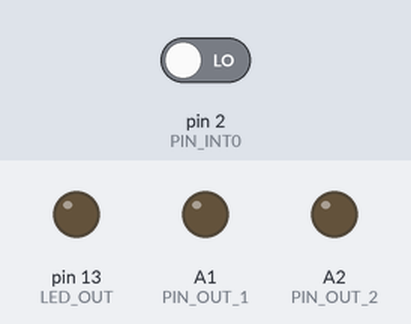
Simulated run of this sketch. Board: Arduino Nano, built with avr-gcc and run on an emulated ATmega328P. On the bench: output pins drawn as LEDs (lit = HIGH). The inputs (shaded band) are chosen by the test bench; at power-on: pin 2 (PIN_INT0) LOW. Sleep ends after the set time or at an interrupt.

Above: at 1.2 s.
1.3 s: pin 2 (PIN_INT0) driven HIGH
At 2.7 s:
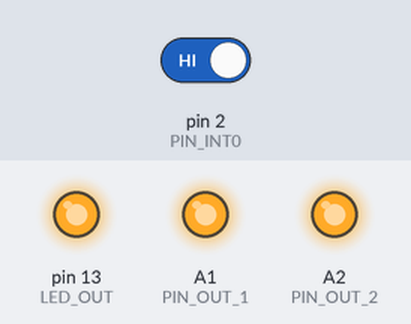
Timing chart, 0 to 4.3 s (numbered marks = the images above; inputs shaded):
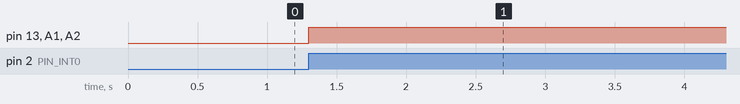

Measured:
- after the input at 1.3 s, pin 13 (LED_OUT), A1 (PIN_OUT_1), A2 (PIN_OUT_2): LOW → HIGH at once

The sketch:

Arduino_Nano.ino
```cpp
#include <Arduino.h>
#include <avr/sleep.h>
#include <avr/interrupt.h>

// Pinos
const int PIN_INT0 = 2;   // INT0 no Arduino Nano
const int PIN_OUT_1  = A1;  // Saída digital (relé)
const int PIN_OUT_2  = A2;  // Saída digital (relé)
const int LED_OUT = 13;    // LED para indicar atividade

// Controle de debounce
volatile bool intFlag = false;
bool currentState = LOW;

// ISR da interrupção externa INT0
void ISR_int0() {
  intFlag = true;
}

void setup() {
  Serial.begin(115200);
  pinMode(PIN_OUT_1, OUTPUT);
  pinMode(PIN_OUT_2, OUTPUT);
  pinMode(LED_OUT, OUTPUT);
  digitalWrite(PIN_OUT_1, LOW);
  digitalWrite(PIN_OUT_2, LOW);
  digitalWrite(LED_OUT, LOW);
  pinMode(PIN_INT0, INPUT); // Entrada para receber sinal do ESP32

  // Configura interrupção externa em qualquer mudança de nível
  attachInterrupt(digitalPinToInterrupt(PIN_INT0), ISR_int0, RISING);

  // Configura modo de sono
  set_sleep_mode(SLEEP_MODE_IDLE);
}

void loop() {
  if (intFlag) {
    intFlag = false;

    // XOR / toggle
    currentState = !currentState;

    digitalWrite(PIN_OUT_1, currentState);
    digitalWrite(PIN_OUT_2, currentState);
    digitalWrite(LED_OUT, currentState); // Indica atividade no LED
  }

  // ---- Economia de energia ----
  sleep_enable();
  sleep_mode();   // Dorme até próxima interrupção (INT0 ou Timer1)
  sleep_disable();
}
```
